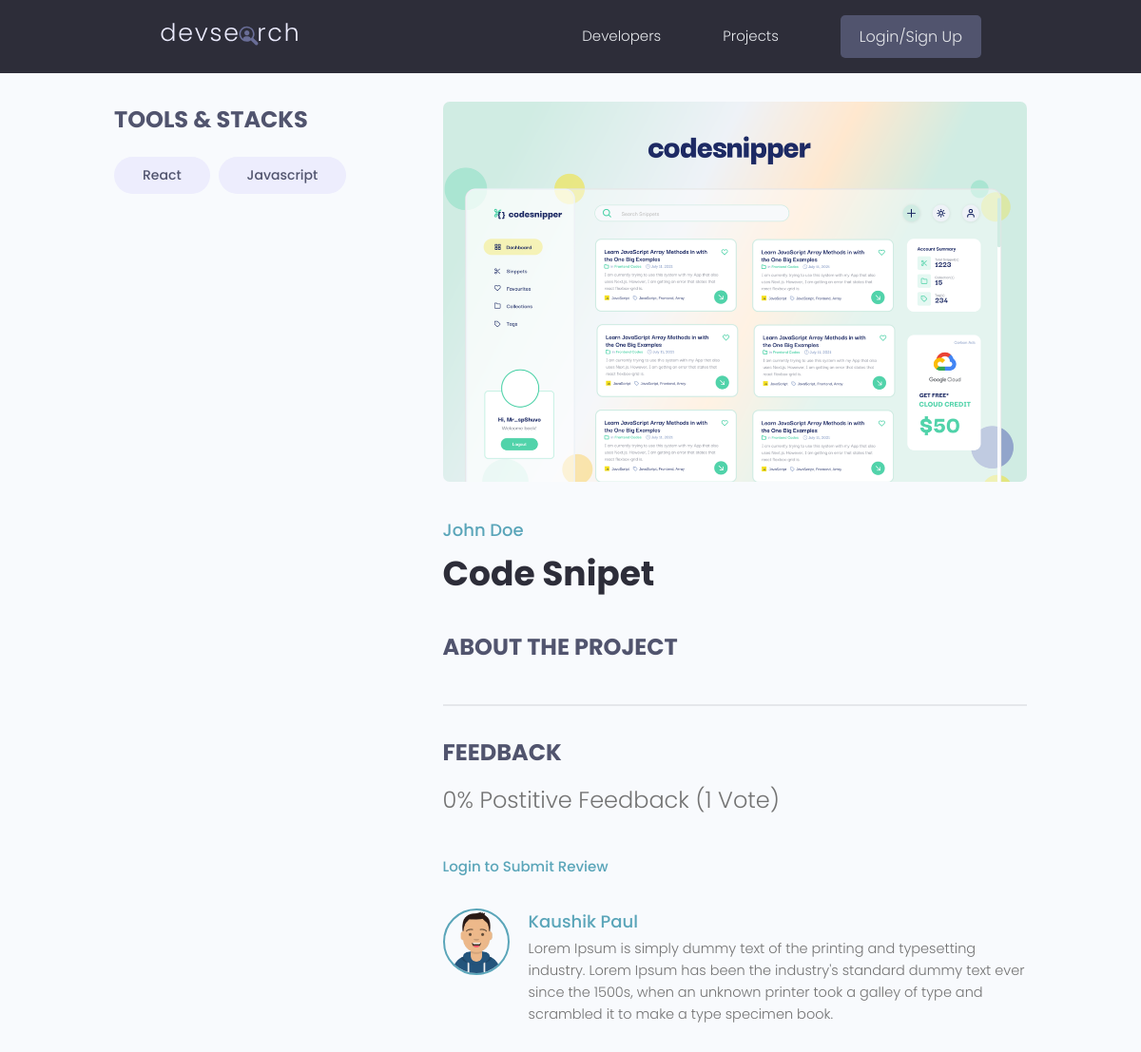
The page /project/1fbe0214-c142-4433-816f-4b68f22f6e87/ on the database its author committed.
### projects/models.py (models this page shows, shortened)
class Tag(models.Model):
    name = models.CharField(max_length=200)
    created_on = models.DateTimeField(auto_now_add=True)
    id = models.UUIDField(default=uuid.uuid4, unique=True,
                          editable=False, primary_key=True)
    def __str__(self):
        return self.name

class Project(models.Model):
    id = models.UUIDField(default=uuid.uuid4, unique=True,
                          editable=False, primary_key=True)
    owner = models.ForeignKey(Profile, on_delete=models.SET_NULL, null=True, blank=True)
    title = models.CharField(max_length=100)
    description = models.TextField(null=True, blank=True)
    featured_image = models.ImageField(null=True, blank=True, default='default.jpg')
    demo_link = models.CharField(max_length=1000, null=True, blank=True)
    source_link = models.CharField(max_length=1000, null=True, blank=True)
    tags = models.ManyToManyField('Tag', blank=True)
    vote_total = models.IntegerField(default=0, null=True, blank=True)
    vote_ratio = models.IntegerField(default=0, null=True, blank=True)
    created_on = models.DateTimeField(auto_now_add=True)
    class Meta:
        ordering = ['-vote_ratio', '-vote_total', 'title']
    @property
    def reviewers(self):
        queryset = self.review_set.all().values_list('owner__id', flat=True)
        return queryset

class Review(models.Model):
    VOTE_TYPE = (
        ('up', 'Up Vote'),
        ('down', 'Down Vote')
    )
    owner = models.ForeignKey(Profile, on_delete=models.CASCADE, null=True)
    project = models.ForeignKey(Project, on_delete=models.CASCADE)
    body = models.TextField(blank=True, null=True)
    value = models.CharField(max_length=200, choices=VOTE_TYPE)
    created_on = models.DateTimeField(auto_now_add=True)
    id = models.UUIDField(default=uuid.uuid4, unique=True,
                          editable=False, primary_key=True)
    class Meta:
        unique_together = [['owner', 'project']]

### users/models.py (models this page shows, shortened)
class Profile(models.Model):
    user = models.OneToOneField(User, on_delete=models.CASCADE, null=True, blank=True)
    name = models.CharField(max_length=100, null=True, blank=True)
    email = models.EmailField(max_length=150, null=True, blank=True)
    username = models.CharField(max_length=100, null=True, blank=True)
    location = models.CharField(max_length=200, null=True, blank=True)
    short_intro = models.CharField(max_length=200, null=True, blank=True)
    bio = models.TextField(null=True, blank=True)
    profile_image = models.ImageField(
        null=True, blank=True, upload_to='profiles/', default='profiles/user-default.png')
    social_github = models.CharField(max_length=100, null=True, blank=True)
    social_twitter = models.CharField(max_length=100, null=True, blank=True)
    social_linkedin = models.CharField(max_length=100, null=True, blank=True)
    social_youtube = models.CharField(max_length=100, null=True, blank=True)
    social_website = models.CharField(max_length=100, null=True, blank=True)
    created_on = models.DateTimeField(auto_now_add=True)
    id = models.UUIDField(default=uuid.uuid4, unique=True,
                          editable=False, primary_key=True)

### projects/views.py (the view, shortened to what this page needs)
# urls.py: path('project/<str:pk>/', views.project_detail, name='project-detail'),
def project_detail(request, pk):
    project_obj = models.Project.objects.get(pk=pk)
    tags = project_obj.tags.all()
    form = forms.ReviewForm()
    context = {'project': project_obj, 'tags': tags, 'title': 'Project Details', 'form': form}
    return render(request, 'project_detail.html', context)

### projects/templates/project_detail.html (shortened to what this page needs)
{% extends 'main.html' %}
{% block content %}
  <main class="singleProject my-md">
    <div class="container">
      <div class="layout">
        <div class="column column--1of3">
          <h3 class="singleProject__subtitle">Tools & Stacks</h3>
          <div class="singleProject__toolStack">
              {% for tag in project.tags.all %}
            <span class="tag tag--pill tag--sub tag--lg">
              <small>{{ tag }}</small>
            </span>
              {% endfor %}
          </div>
        </div>
        <div class="column column--2of3">
          <img class="singleProject__preview" src="{{ project.featured_image.url }}" alt="portfolio thumbnail" />
          <a href="{% url 'profile-details' project.owner.id %}" class="singleProject__developer">{{ project.owner.name }}</a>
          <h2 class="singleProject__title">{{ project.title }}</h2>
          <h3 class="singleProject__subtitle">About the Project</h3>
          <div class="comments">
            <h3 class="singleProject__subtitle">Feedback</h3>
            <h5 class="project--rating">
                {{ project.vote_ratio }}% Postitive Feedback ({{ project.vote_total }}
                Vote{{ project.vote_total | pluralize:"s" }})
            </h5>
            {% if request.user.profile.id in project.reviewers %}
                <p>You Have Already Submitted Review for this Project</p>
             {% elif request.user.profile.id == project.owner.id %}
                <p>You Cannot Review Your Own Project</p>
            {% else %}
                <a href="{% url 'login' %}?next{{ request.path }} ">Login to Submit Review</a>
            {% endif %}
            <div class="commentList">
              {% for review in project.review_set.all %}
              {% if review.body %}
              <div class="comment">
                <a href="{% url 'profile-details' review.owner.id %}">
                  <img class="avatar avatar--md"
                    src="{{ review.owner.profile_image.url }}" alt="user" />
                </a>
                <div class="comment__details">
                  <a href="{% url 'profile-details' review.owner.id %}" class="comment__author">{{ review.owner.name }}</a>
                  <p class="comment__info">
                    {{ review.body|linebreaksbr }}
                  </p>
                </div>
              </div>
              {% endif %}
              {% endfor %}
            </div>
          </div>
        </div>
      </div>
    </div>
  </main>
{% endblock content %}

### static/styles/app.css (style rules this page uses)
:root { --color-sub: #2d2d39; }
img { width: 100%; }
.singleProject .column--1of3 { order: 2; }
@media screen and (min-width: 1081px) { .singleProject .column--1of3 { order: 1; } }
@media screen and (min-width: 1081px) { .singleProject .column--2of3 { order: 2; } }
.singleProject__toolStack { margin-top: 2rem; margin-bottom: 4rem; }
.singleProject__preview { height: 50vh; object-fit: cover; object-position: top center; margin-bottom: 3rem; border-radius: 0.7rem; }
.singleProject__developer { font-size: 1.8rem; font-weight: 500; }
.singleProject__title { font-size: 3.6rem; font-weight: 700; color: var(--color-sub); margin-bottom: 3rem; }
.project--rating { margin-bottom: 1.6em; margin-top: .5em; }
.singleProject__subtitle { text-transform: uppercase; font-size: 2.4rem; font-weight: 700; color: var(--color-sub-light); margin-bottom: 1rem; }
.comments { margin-top: 4rem; padding-top: 3rem; border-top: 2px solid var(--color-light); }
.commentList { margin: 3rem 0; }
.comment { display: flex; gap: 2rem; }
.comment__author { font-size: 1.8rem; }
.comment__info { font-size: 1.45rem; }

### static/uikit/styles/modules/_variables.css (style rules this page uses)
:root { --color-main: #5aa5b9; --color-main-light: #e6faff; --color-sub: #3f4156; --color-sub-light: #51546e; --color-sub-lighter: #ededfd; --color-text: #737373; --color-gray: #8b8b8b; --color-light: #e5e7eb; --color-light-gray: #767676; --color-bg: #f8fafd; --color-white: #fffefd; --color-white-light: #f3f3f3; --color-success: #359e64; --color-success-bg: #def8e8; --color-error: #fc4b0b; --color-error-bg: #fff2ee; --font-base: 'Poppins', arial, helvetica, 'Segoe UI', roboto, ubuntu, sans-serif; --font-monospace: 'Fira Code', 'Courier New', courier, monospace; --font-regular: 300; --font-medium: 500; --font-bold: 700; --generic-shadow: 1px 1px 5px #00000010; --generic-transition: all 0.3s ease-in-out; }

### static/uikit/styles/modules/_base.css (style rules this page uses)
* { margin: 0; padding: 0; box-sizing: border-box; text-rendering: optimizeLegibility; color: inherit; font-size: inherit; }
html { font-size: 50%; }
@media only screen and (min-width: 480px) { html { font-size: 56.25%; } }
@media only screen and (min-width: 1200px) { html { font-size: 62.5%; } }
body { line-height: 1.6; font-weight: 400; font-size: 1.5rem; color: var(--color-text); background-color: var(--color-bg); min-height: 100vh; }

### static/uikit/styles/modules/_typography.css (style rules this page uses)
* { font-family: var(--font-base); }
h2 { font-size: 3.6rem; font-weight: var(--font-bold); }
h3 { font-size: 3.2rem; font-weight: var(--font-medium); }
h5 { font-size: 2.4rem; font-weight: var(--font-medium); }
h5, h6 { font-weight: var(--font-regular); }
p, span, strong { font-size: 1.6rem; color: var(--color-text); font-weight: var(--font-regular); }
a { padding-bottom: 2px; text-decoration: none; display: inline-block; color: var(--color-main); font-weight: var(--font-medium); }

### static/uikit/styles/modules/_utilities.css (style rules this page uses)
.container { width: 92%; max-width: 165rem; margin: 0 auto; box-sizing: border-box; }
@media screen and (min-width: 1000px) { .container { width: 90%; } }
@media screen and (min-width: 1200px) { .container { width: 80%; } }
.my-md { margin: 3rem auto; }

### static/uikit/styles/modules/_avatar.css (style rules this page uses)
.avatar { border-radius: 50%; border: 2px solid var(--color-main); object-fit: cover; }
.avatar--md { height: 7rem; width: 7rem; }

### static/uikit/styles/modules/_tag.css (style rules this page uses)
.tag { display: inline-flex; align-items: center; background-color: var(--color-sub); height: -webkit-fit-content; height: -moz-fit-content; height: fit-content; width: -webkit-fit-content; width: -moz-fit-content; width: fit-content; border-radius: 0.5rem; padding: 0.5rem 1.5rem; font-size: 1.2rem; cursor: pointer; }
.tag:not(:last-child) { margin-right: 0.25rem; margin-bottom: 0.75rem; }
.tag > small { color: var(--color-white); }
.tag--pill { border-radius: 5rem; }
.tag--sub, .tag--sub > small { background: var(--color-sub-lighter); color: var(--color-sub-light); font-weight: 500; }
.tag--lg { padding: 0.8rem 3rem; font-size: 1.4rem; }
.tag--lg:not(:last-child) { margin-right: 0.5rem; margin-bottom: 1rem; }

### static/uikit/styles/modules/_layout.css (style rules this page uses)
.layout { display: flex; flex-flow: row wrap; justify-content: space-between; }
.layout > .column { margin-bottom: 3rem; }
.layout > .column.column--1of3 { flex-basis: 30%; }
.layout > .column.column--2of3 { flex-basis: 64%; }

### rows shown on the page
Tag: name "React"
Tag: name "Javascript"
Project: featured_image (picture), owner.name "John Doe", title "Code Snipet", vote_ratio "0", vote_total "1"
Review: owner.profile_image (picture), owner.name "Kaushik Paul", body "Lorem Ipsum is simply dummy text of the printing and typesetting industry. Lorem Ipsum has been the industry's standard dummy text ever since the 1500s, when an unknown printer took a galley of type and scrambled it to make a type specimen book."
